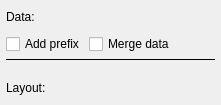
         <widget class="QFrame" name="frameFile">
          <layout class="QVBoxLayout" name="verticalLayout_4">
           <property name="spacing">
            <number>4</number>
           </property>
           <property name="leftMargin">
            <number>6</number>
           </property>
           <property name="topMargin">
            <number>4</number>
           </property>
           <property name="rightMargin">
            <number>6</number>
           </property>
           <property name="bottomMargin">
            <number>4</number>
           </property>
           <item>
            <layout class="QHBoxLayout" name="horizontalLayout_3" stretch="0,0,1,0,0">
             <item>
              <widget class="QLabel" name="label_4">
               <property name="text">
                <string>Data:</string>
               </property>
              </widget>
             </item>
             <item>
              <widget class="QPushButton" name="buttonLoadDatafile">
               <property name="minimumSize">
                <size>
                 <width>26</width>
                 <height>26</height>
                </size>
               </property>
               <property name="maximumSize">
                <size>
                 <width>26</width>
                 <height>26</height>
                </size>
               </property>
               <property name="focusPolicy">
                <enum>Qt::NoFocus</enum>
               </property>
               <property name="toolTip">
                <string>&lt;html&gt;&lt;head/&gt;&lt;body&gt;&lt;p&gt;Load data from file&lt;/p&gt;&lt;/body&gt;&lt;/html&gt;</string>
               </property>
               <property name="text">
                <string/>
               </property>
               <property name="icon">
                <iconset resource="resource.qrc">
                 <normaloff>:/resources/svg/import.svg</normaloff>:/resources/svg/import.svg</iconset>
               </property>
               <property name="iconSize">
                <size>
                 <width>22</width>
                 <height>22</height>
                </size>
               </property>
               <property name="flat">
                <bool>true</bool>
               </property>
              </widget>
             </item>
             <item>
              <spacer name="horizontalSpacer">
               <property name="orientation">
                <enum>Qt::Horizontal</enum>
               </property>
               <property name="sizeHint" stdset="0">
                <size>
                 <width>60</width>
                 <height>20</height>
                </size>
               </property>
              </spacer>
             </item>
             <item>
              <widget class="QPushButton" name="buttonReloadData">
               <property name="enabled">
                <bool>false</bool>
               </property>
               <property name="toolTip">
                <string>&lt;html&gt;&lt;head/&gt;&lt;body&gt;&lt;p&gt;&lt;span style=&quot; font-weight:700;&quot;&gt;Quick Reload&lt;/span&gt;&lt;/p&gt;&lt;p&gt;Reload the last file, keeping exactly the same configuration.&lt;/p&gt;&lt;/body&gt;&lt;/html&gt;</string>
               </property>
               <property name="text">
                <string/>
               </property>
               <property name="icon">
                <iconset resource="resource.qrc">
                 <normaloff>:/resources/svg/reload.svg</normaloff>:/resources/svg/reload.svg</iconset>
               </property>
               <property name="iconSize">
                <size>
                 <width>22</width>
                 <height>22</height>
                </size>
               </property>
               <property name="flat">
                <bool>true</bool>
               </property>
              </widget>
             </item>
             <item>
              <widget class="QPushButton" name="buttonRecentData">
               <property name="minimumSize">
                <size>
                 <width>26</width>
                 <height>26</height>
                </size>
               </property>
               <property name="maximumSize">
                <size>
                 <width>26</width>
                 <height>26</height>
                </size>
               </property>
               <property name="toolTip">
                <string>&lt;html&gt;&lt;head/&gt;&lt;body&gt;&lt;p&gt;Recent data files&lt;/p&gt;&lt;/body&gt;&lt;/html&gt;</string>
               </property>
               <property name="text">
                <string/>
               </property>
               <property name="icon">
                <iconset resource="resource.qrc">
                 <normaloff>:/resources/svg/play_arrow.svg</normaloff>:/resources/svg/play_arrow.svg</iconset>
               </property>
               <property name="iconSize">
                <size>
                 <width>12</width>
                 <height>12</height>
                </size>
               </property>
               <property name="flat">
                <bool>true</bool>
               </property>
              </widget>
             </item>
            </layout>
           </item>
           <item>
            <layout class="QHBoxLayout" name="horizontalLayout_14">
             <property name="topMargin">
              <number>0</number>
             </property>
             <item>
              <widget class="QCheckBox" name="checkBoxAddPrefix">
               <property name="toolTip">
                <string>&lt;html&gt;&lt;head/&gt;&lt;body&gt;&lt;p&gt;Useful when comparing 2 or more files containing the same timeseries.&lt;br/&gt;&lt;br/&gt;You will be asked to add a prefix to the name of the timeseries, and you will &lt;span style=&quot; font-weight:704;&quot;&gt;not&lt;/span&gt; remove previously loaded data.&lt;/p&gt;&lt;/body&gt;&lt;/html&gt;</string>
               </property>
               <property name="text">
                <string>Add prefix</string>
               </property>
              </widget>
             </item>
             <item>
              <widget class="QCheckBox" name="checkBoxMergeData">
               <property name="toolTip">
                <string>&lt;html&gt;&lt;head/&gt;&lt;body&gt;&lt;p&gt;When loading a file, don't replace timeseries with the same name, but merge them instead.&lt;/p&gt;&lt;p&gt;If this is not checked, new data will replace the old one (default)&lt;/p&gt;&lt;/body&gt;&lt;/html&gt;</string>
               </property>
               <property name="text">
                <string>Merge data</string>
               </property>
              </widget>
             </item>
             <item>
              <spacer name="horizontalSpacer_4">
               <property name="orientation">
                <enum>Qt::Horizontal</enum>
               </property>
               <property name="sizeHint" stdset="0">
                <size>
                 <width>40</width>
                 <height>20</height>
                </size>
               </property>
              </spacer>
             </item>
            </layout>
           </item>
           <item>
            <widget class="Line" name="line">
             <property name="frameShadow">
              <enum>QFrame::Plain</enum>
             </property>
             <property name="orientation">
              <enum>Qt::Horizontal</enum>
             </property>
            </widget>
           </item>
           <item>
            <layout class="QHBoxLayout" name="horizontalLayout_11">
             <property name="topMargin">
              <number>10</number>
             </property>
             <item>
              <widget class="QLabel" name="label_9">
               <property name="text">
                <string>Layout:</string>
               </property>
              </widget>
             </item>
             <item>
              <widget class="QPushButton" name="buttonLoadLayout">
               <property name="minimumSize">
                <size>
                 <width>26</width>
                 <height>26</height>
                </size>
               </property>
               <property name="maximumSize">
                <size>
                 <width>26</width>
                 <height>26</height>
                </size>
               </property>
               <property name="focusPolicy">
                <enum>Qt::NoFocus</enum>
               </property>
               <property name="toolTip">
                <string>&lt;html&gt;&lt;head/&gt;&lt;body&gt;&lt;p&gt;Load data and window/plots layout&lt;/p&gt;&lt;/body&gt;&lt;/html&gt;</string>
               </property>
               <property name="text">
                <string/>
               </property>
               <property name="icon">
                <iconset resource="resource.qrc">
                 <normaloff>:/resources/svg/import.svg</normaloff>:/resources/svg/import.svg</iconset>
               </property>
               <property name="iconSize">
                <size>
                 <width>22</width>
                 <height>22</height>
                </size>
               </property>
               <property name="flat">
                <bool>true</bool>
               </property>
              </widget>
             </item>
             <item>
              <widget class="QPushButton" name="buttonSaveLayout">
               <property name="minimumSize">
                <size>
                 <width>26</width>
                 <height>26</height>
                </size>
               </property>
               <property name="maximumSize">
                <size>
                 <width>26</width>
                 <height>26</height>
                </size>
               </property>
               <property name="focusPolicy">
                <enum>Qt::NoFocus</enum>
               </property>
               <property name="toolTip">
                <string>&lt;html&gt;&lt;head/&gt;&lt;body&gt;&lt;p&gt;Save window/plots layout&lt;/p&gt;&lt;/body&gt;&lt;/html&gt;</string>
               </property>
               <property name="text">
                <string/>
               </property>
               <property name="icon">
                <iconset resource="resource.qrc">
                 <normaloff>:/resources/svg/export.svg</normaloff>:/resources/svg/export.svg</iconset>
               </property>
               <property name="iconSize">
                <size>
                 <width>22</width>
                 <height>22</height>
                </size>
               </property>
               <property name="flat">
                <bool>true</bool>
               </property>
              </widget>
             </item>
             <item>
              <spacer name="horizontalSpacer_3">
               <property name="orientation">
                <enum>Qt::Horizontal</enum>
               </property>
               <property name="sizeHint" stdset="0">
                <size>
                 <width>40</width>
                 <height>20</height>
                </size>
               </property>
              </spacer>
             </item>
             <item>
              <widget class="QPushButton" name="buttonRecentLayout">
               <property name="sizePolicy">
                <sizepolicy hsizetype="Minimum" vsizetype="Fixed">
                 <horstretch>0</horstretch>
                 <verstretch>0</verstretch>
                </sizepolicy>
               </property>
               <property name="minimumSize">
                <size>
                 <width>26</width>
                 <height>26</height>
                </size>
               </property>
               <property name="maximumSize">
                <size>
                 <width>26</width>
                 <height>26</height>
                </size>
               </property>
               <property name="toolTip">
                <string>&lt;html&gt;&lt;head/&gt;&lt;body&gt;&lt;p&gt;Recent layout files&lt;/p&gt;&lt;/body&gt;&lt;/html&gt;</string>
               </property>
               <property name="text">
                <string/>
               </property>
               <property name="icon">
                <iconset resource="resource.qrc">
                 <normaloff>:/resources/svg/play_arrow.svg</normaloff>:/resources/svg/play_arrow.svg</iconset>
               </property>
               <property name="iconSize">
                <size>
                 <width>12</width>
                 <height>12</height>
                </size>
               </property>
               <property name="flat">
                <bool>true</bool>
               </property>
              </widget>
             </item>
            </layout>
           </item>
          </layout>
         </widget>
